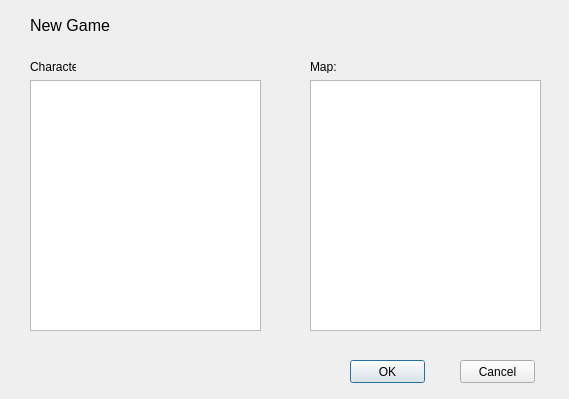
<?xml version="1.0" encoding="UTF-8"?>
<ui version="4.0">
 <class>NewGame</class>
 <widget class="QDialog" name="NewGame">
  <property name="windowModality">
   <enum>Qt::NonModal</enum>
  </property>
  <property name="geometry">
   <rect>
    <x>0</x>
    <y>0</y>
    <width>569</width>
    <height>399</height>
   </rect>
  </property>
  <property name="windowTitle">
   <string>New Game</string>
  </property>
  <property name="windowIcon">
   <iconset resource="images.qrc">
    <normaloff>:/images/dungeoncrawler.png</normaloff>:/images/dungeoncrawler.png</iconset>
  </property>
  <widget class="QLabel" name="charLabel">
   <property name="geometry">
    <rect>
     <x>30</x>
     <y>60</y>
     <width>46</width>
     <height>13</height>
    </rect>
   </property>
   <property name="text">
    <string>Character:</string>
   </property>
  </widget>
  <widget class="QLabel" name="mapLabel">
   <property name="geometry">
    <rect>
     <x>310</x>
     <y>60</y>
     <width>46</width>
     <height>13</height>
    </rect>
   </property>
   <property name="text">
    <string>Map:</string>
   </property>
  </widget>
  <widget class="QPushButton" name="okButton">
   <property name="geometry">
    <rect>
     <x>350</x>
     <y>360</y>
     <width>75</width>
     <height>23</height>
    </rect>
   </property>
   <property name="text">
    <string>OK</string>
   </property>
  </widget>
  <widget class="QPushButton" name="cancelButton">
   <property name="geometry">
    <rect>
     <x>460</x>
     <y>360</y>
     <width>75</width>
     <height>23</height>
    </rect>
   </property>
   <property name="text">
    <string>Cancel</string>
   </property>
  </widget>
  <widget class="QLabel" name="newGameLabel">
   <property name="geometry">
    <rect>
     <x>30</x>
     <y>10</y>
     <width>91</width>
     <height>31</height>
    </rect>
   </property>
   <property name="text">
    <string>&lt;html&gt;&lt;head/&gt;&lt;body&gt;&lt;p&gt;&lt;span style=&quot; font-size:12pt;&quot;&gt;New Game&lt;/span&gt;&lt;/p&gt;&lt;/body&gt;&lt;/html&gt;</string>
   </property>
  </widget>
  <widget class="QListWidget" name="charList">
   <property name="geometry">
    <rect>
     <x>30</x>
     <y>80</y>
     <width>231</width>
     <height>251</height>
    </rect>
   </property>
  </widget>
  <widget class="QListWidget" name="mapList">
   <property name="geometry">
    <rect>
     <x>310</x>
     <y>80</y>
     <width>231</width>
     <height>251</height>
    </rect>
   </property>
  </widget>
 </widget>
 <resources>
  <include location="images.qrc"/>
 </resources>
 <connections/>
</ui>
